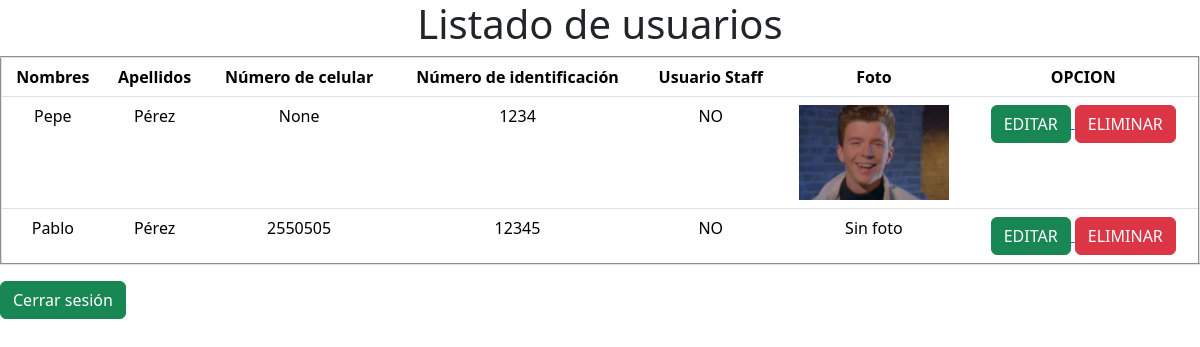
The app's page /usuarios_anonimo/ (signed in) with its own data.
### apps/usuario/models.py (models this page shows, shortened)
class User(AbstractUser):
    identificacion = models.IntegerField('Número de identificación', primary_key=True)
    nombres = models.CharField('Nombres', max_length=50, blank=True, null=True)
    apellidos = models.CharField('Apellidos', max_length=50, blank=True, null=True)
    celular = models.CharField('Número de celular', max_length=15, blank=True, null=True)
    foto = models.ImageField('Foto', upload_to='fotos', blank=True, null=True)
    REQUIRED_FIELDS = ['nombres', 'apellidos']
    class Meta:
        verbose_name = 'usuario'
        verbose_name_plural = verbose_name

### apps/usuario/views.py (the view)
# urls.py: path('usuarios_anonimo/', UserAnonymousView.as_view(), name='usuarios_anonimo'),
class UserAnonymousView(ListView):
    model = User
    template_name='usuarios.html'
    def get_queryset(self):
        usuarios_no_staff = self.model.objects.filter(is_staff=False)
        return usuarios_no_staff

### templates/usuarios.html (shortened to what this page needs)
{% extends 'turnos.html' %}
{% block body %}
<h1 class="text-center">
</h1>
<table border="2" class="table">
    <thead class="text-center">
        <tr class="text-center">
            <th>Nombres</th>
            <th>Apellidos</th>
            <th>Número de celular</th>
            <th>Número de identificación</th>
            <th>Usuario Staff</th>
            <th>Foto</th>
            {% if request.user.is_staff %}
                <th>OPCION</th>
            {% endif %}
        </tr>
    </thead>
    <tbody class="text-center">
        {% for usuario in object_list %}
        <tr>
            <td>{{ usuario.nombres }}</td>
            <td>{{ usuario.apellidos }}</td>
            <td>{{ usuario.celular }}</td>
            <td>{{ usuario.identificacion }}</td>
            <td>
                {% if usuario.is_staff %}
                    SÍ
                {% else %}
                    NO
                {% endif %}
            </td>
            <td>
                {% if usuario.foto %}
                    <img src="{{ usuario.foto.url }}" alt="foto_usuario" width="150" length="150">
                {% else %}
                    Sin foto
                {% endif %}
            </td>
            {% if request.user.is_staff %}
                <td><a href="{% url 'editar_usuario' usuario.identificacion %}" class="">
                    <button class="btn btn-success">EDITAR</button>
                </a>
                <a href="{% url 'eliminar_usuario' usuario.identificacion %}" class="">
                    <button class="btn btn-danger">ELIMINAR</button>
                </a></td>
            {% endif %}
        </tr>
        {% endfor %}
    </tbody>
</table>
{% endblock body %}

### records on screen
User: nombres "Pepe", apellidos "Pérez", celular "None", identificacion "1234", is_staff "NO", foto (picture)
User: nombres "Pablo", apellidos "Pérez", celular "2550505", identificacion "12345", is_staff "NO", foto "Sin foto"
